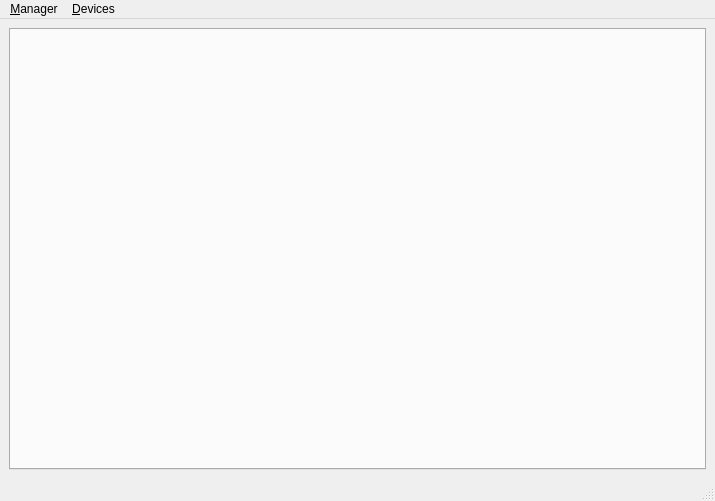
<?xml version="1.0" encoding="UTF-8"?>
<ui version="4.0">
 <class>MainWindow</class>
 <widget class="QMainWindow" name="MainWindow">
  <property name="geometry">
   <rect>
    <x>0</x>
    <y>0</y>
    <width>715</width>
    <height>501</height>
   </rect>
  </property>
  <property name="minimumSize">
   <size>
    <width>715</width>
    <height>501</height>
   </size>
  </property>
  <property name="windowTitle">
   <string>Device Manager</string>
  </property>
  <widget class="QWidget" name="centralwidget">
   <layout class="QGridLayout" name="gridLayout_2">
    <item row="0" column="0">
     <layout class="QGridLayout" name="gridLayout">
      <item row="0" column="0">
       <widget class="QTabWidget" name="tabPages">
        <property name="minimumSize">
         <size>
          <width>123</width>
          <height>0</height>
         </size>
        </property>
        <property name="currentIndex">
         <number>-1</number>
        </property>
       </widget>
      </item>
     </layout>
    </item>
   </layout>
  </widget>
  <widget class="QMenuBar" name="menubar">
   <property name="geometry">
    <rect>
     <x>0</x>
     <y>0</y>
     <width>715</width>
     <height>23</height>
    </rect>
   </property>
   <widget class="QMenu" name="menuManager">
    <property name="title">
     <string>&amp;Manager</string>
    </property>
    <addaction name="action_Quit"/>
   </widget>
   <widget class="QMenu" name="menuDevices">
    <property name="title">
     <string>&amp;Devices</string>
    </property>
    <addaction name="action_Add"/>
    <addaction name="action_Remove_current"/>
   </widget>
   <addaction name="menuManager"/>
   <addaction name="menuDevices"/>
  </widget>
  <widget class="QStatusBar" name="statusbar"/>
  <action name="action_Quit">
   <property name="text">
    <string>&amp;Quit</string>
   </property>
   <property name="shortcut">
    <string>Ctrl+Q</string>
   </property>
  </action>
  <action name="action_Add">
   <property name="text">
    <string>&amp;Add</string>
   </property>
   <property name="shortcut">
    <string>Ctrl+A</string>
   </property>
  </action>
  <action name="action_Remove_current">
   <property name="text">
    <string>R&amp;emove current</string>
   </property>
   <property name="shortcut">
    <string>Ctrl+D</string>
   </property>
  </action>
 </widget>
 <resources/>
 <connections/>
</ui>
